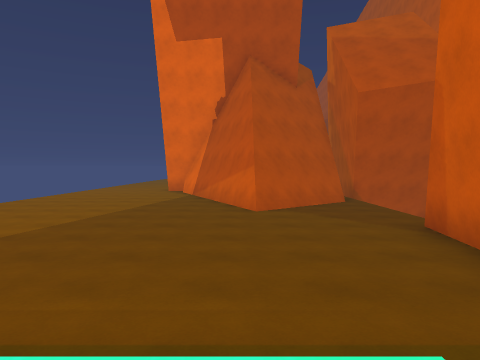
view 1 (above)

12 first-person views from a walk through a scene from a Unity 3-D project. The camera is 1.4 m above the floor, tilts 2° down and sees 70° across. The floor is counted in squares, 2 m on a side. Each view is taken from the middle of a square. On the plan, view 1 faces up. The plan holds only what a view shows up to about 11 squares ahead; the rest is blank. The place goes on beyond the plan. The player character is not drawn.

view 2
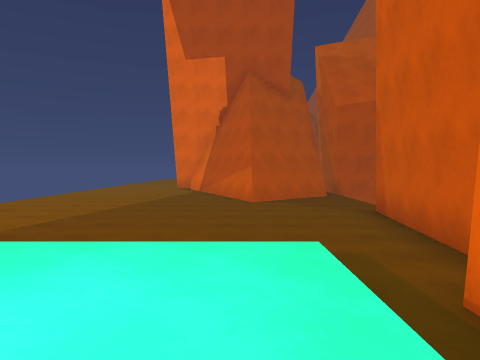

view 3
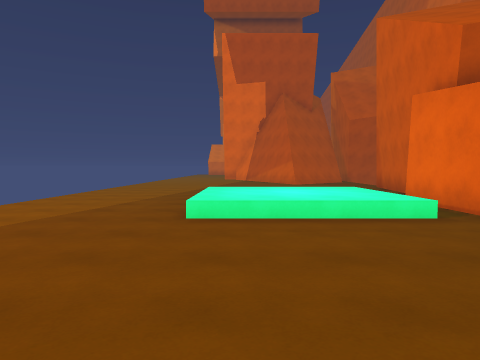

view 4
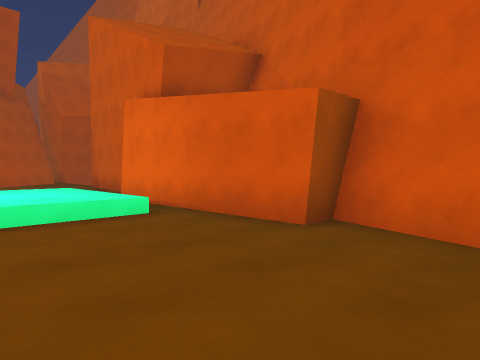

view 5
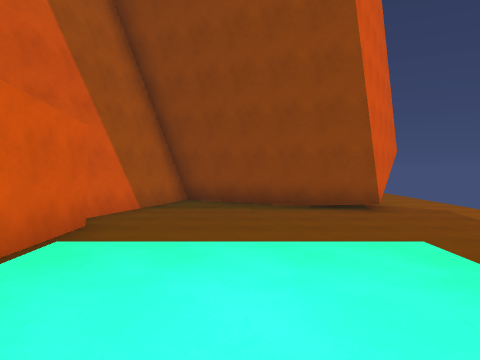

view 6
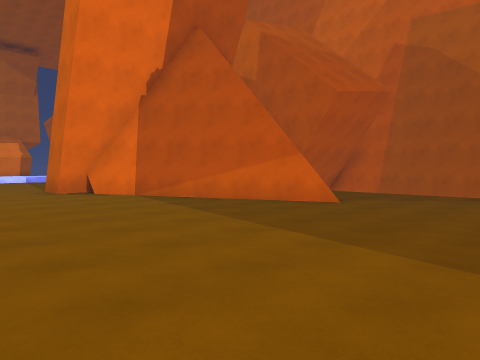

view 7
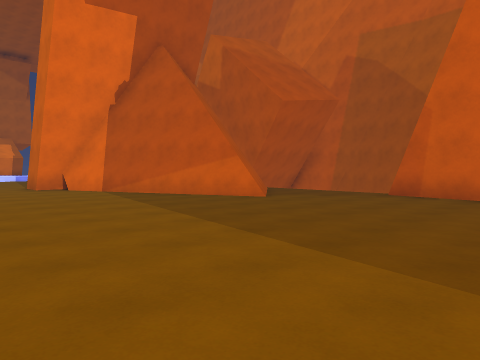

view 8
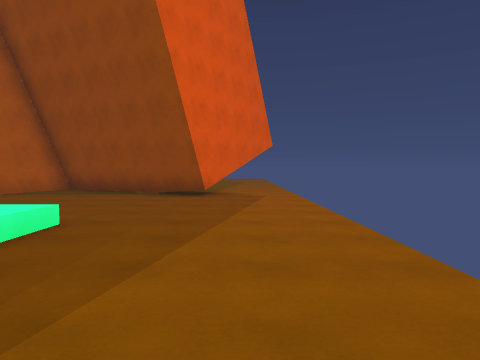

view 9
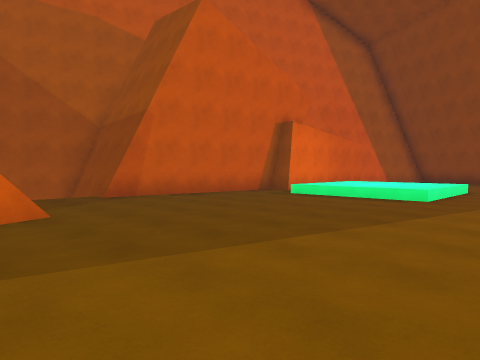

view 10
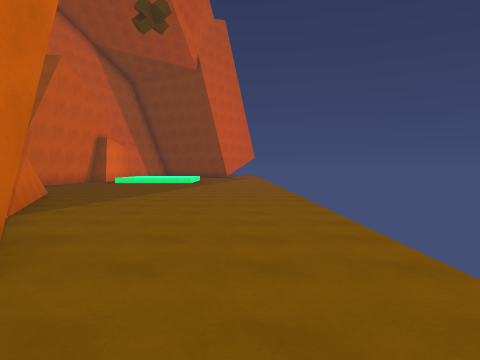

view 11
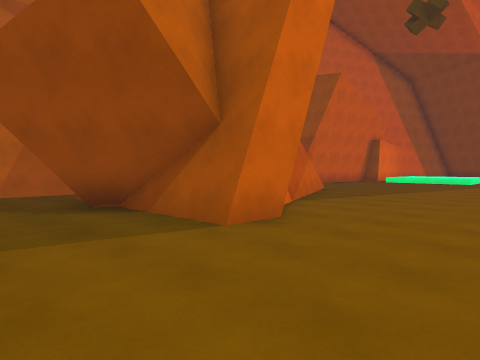

view 12
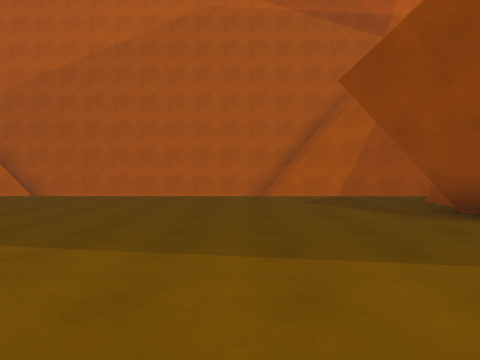

### Floor plan
Key: @ floor where view 1 was taken; # wall or solid block; x gap in a wall; . main floor; : floor 0.5 m higher than the main floor; / step, stairs or slope; v drop or lower ground.
Columns run from 6 left of view 1 to 6 right of it. Each row starts with its distance up from view 1.
 26            #
 25            v
 24         ..
 23       /...
 22      .....
 21    .......
 20   ........
 19  .........
 18 .......... ##
 17 .......... ##
 16 ......#...##
 15 ...######.#
 14 ...###    #
 13 ....##
 12 .....#
 11 .....##   ###
 10 ......###x
  9 ......###.
  8 .......#..
  7 ..........  #
  6 ..........  #
  5 .........####
  4 .........#
  3 .........#
  2 .........#
  1 .../////.#
  0 .../::@/##
 -1 .../:::/#
 -2 .../////#
 -3 ........#
 -4 ........#
 -5 ........#
 -6 ........#
 -7 ..##....#
 -8 .#####.##
 -9 ..   ###

Where each view was taken, in squares from view 1:
view 1: 0 up, 0 right, facing up
view 2: 2 down, 0 right, facing up
view 3: 7 down, 2 left, facing up
view 4: 7 down, 2 left, facing up-right
view 5: 1 up, 1 left, facing down
view 6: 4 up, 6 left, facing up-right
view 7: 2 up, 6 left, facing up-right
view 8: 2 up, 5 left, facing down
view 9: 9 up, 5 left, facing down-right
view 10: 17 up, 5 left, facing down
view 11: 18 up, 6 left, facing down-right
view 12: 19 up, 5 left, facing right
